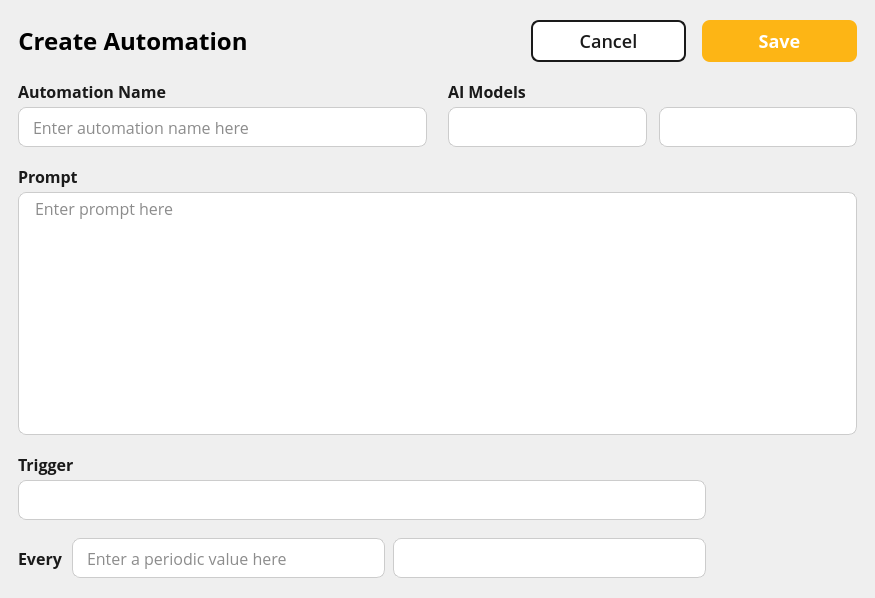
<?xml version="1.0" encoding="UTF-8"?>
<ui version="4.0">
 <class>AutomationCreatePage</class>
 <widget class="QWidget" name="AutomationCreatePage">
  <property name="geometry">
   <rect>
    <x>0</x>
    <y>0</y>
    <width>875</width>
    <height>598</height>
   </rect>
  </property>
  <property name="windowTitle">
   <string>Form</string>
  </property>
  <property name="styleSheet">
   <string notr="true">QLabel {
	color: #1A1A1A;
	font-family: Open Sans;
	font-weight: 600;
	font-size: 16px;
	line-height: 24px;
	letter-spacing: 0%;
}

QLineEdit {
	color: #1A1A1A;
	background: white;
	font-family: Open Sans;
	font-weight: 400;
	font-size: 16px;
	line-height: 24px;
	letter-spacing: 0%;
	border-radius: 8px;
	border: 1px solid #CCCCCC;
	padding-left: 12px;
	padding-right: 12px;
}

QTextEdit {
	color: #1A1A1A;
	background: white;
	font-family: Open Sans;
	font-weight: 400;
	font-size: 16px;
	line-height: 24px;
	letter-spacing: 0%;
	border-radius: 8px;
	border: 1px solid #CCCCCC;
	padding-left: 12px;
	padding-right: 12px;
}

QComboBox {
    background-color: white;
    border: 1px solid #ccc;
    border-radius: 8px;
    padding: 4px;
    font-size: 16px;
	line-height: 24px;
	letter-spacing: 0%;
    color: #333;
}

QComboBox::drop-down {
    subcontrol-origin: padding;
    subcontrol-position: top right;
    width: 24px;
    border: none;
}

QComboBox::down-arrow {
    image: url(:/images/chevron-down.svg);
    width: 16px;
    height: 16px;
}

QComboBox::down-arrow:on {
    image: url(:/images/chevron-up.svg);
}

QComboBox QAbstractItemView {
    background-color: white;
    margin-top: 0px;
    border: 1px solid #ccc;
    border-radius: 8px;
	outline: none;
}

/* Each dropdown item */
QComboBox QAbstractItemView::item {
	color: #1A1A1A;
    padding: 6px 12px;
    border-radius: 4px;
}

/* Hovered item */
QComboBox QAbstractItemView::item:hover {
    background-color: #e6f2ff;
}

/* Selected item */
QComboBox QAbstractItemView::item:selected {
    background-color: #d0e8ff;
    color: #1a1a1a;
}</string>
  </property>
  <layout class="QVBoxLayout" name="mainLayout">
   <property name="spacing">
    <number>18</number>
   </property>
   <property name="leftMargin">
    <number>18</number>
   </property>
   <property name="topMargin">
    <number>20</number>
   </property>
   <property name="rightMargin">
    <number>18</number>
   </property>
   <property name="bottomMargin">
    <number>20</number>
   </property>
   <item>
    <layout class="QHBoxLayout" name="headerLayout">
     <property name="spacing">
      <number>16</number>
     </property>
     <item>
      <widget class="QPushButton" name="backButton">
       <property name="sizePolicy">
        <sizepolicy hsizetype="Fixed" vsizetype="Fixed">
         <horstretch>0</horstretch>
         <verstretch>0</verstretch>
        </sizepolicy>
       </property>
       <property name="minimumSize">
        <size>
         <width>24</width>
         <height>34</height>
        </size>
       </property>
       <property name="maximumSize">
        <size>
         <width>251</width>
         <height>34</height>
        </size>
       </property>
       <property name="styleSheet">
        <string notr="true">background: transparent;
border: none;
font-family: Open Sans;
font-size: 24px;
line-height: 34px;
letter-spacing: 0%;
font-weight: 600;</string>
       </property>
       <property name="text">
        <string>Create Automation</string>
       </property>
       <property name="icon">
        <iconset resource="../../../../../Resources/Resources.qrc">
         <normaloff>:/images/nav_back.svg</normaloff>:/images/nav_back.svg</iconset>
       </property>
       <property name="iconSize">
        <size>
         <width>24</width>
         <height>24</height>
        </size>
       </property>
      </widget>
     </item>
     <item>
      <spacer name="horizontalSpacer">
       <property name="orientation">
        <enum>Qt::Orientation::Horizontal</enum>
       </property>
       <property name="sizeHint" stdset="0">
        <size>
         <width>40</width>
         <height>20</height>
        </size>
       </property>
      </spacer>
     </item>
     <item>
      <widget class="QPushButton" name="cancelButton">
       <property name="sizePolicy">
        <sizepolicy hsizetype="Fixed" vsizetype="Fixed">
         <horstretch>0</horstretch>
         <verstretch>0</verstretch>
        </sizepolicy>
       </property>
       <property name="minimumSize">
        <size>
         <width>155</width>
         <height>42</height>
        </size>
       </property>
       <property name="maximumSize">
        <size>
         <width>155</width>
         <height>42</height>
        </size>
       </property>
       <property name="styleSheet">
        <string notr="true">QPushButton {
	background: white;
	border: 2px solid #1A1A1A;
	border-radius: 8px;
	font-family: Open Sans;
	font-weight: 500;
	font-size: 18px;
	color: #1A1A1A;
}

QPushButton:hover {
    background-color: #D6ECFF;
}

QPushButton:pressed {
    background-color: #B7DCFF;
    padding-top: 2px;
	padding-left: 2px;
}
</string>
       </property>
       <property name="text">
        <string>Cancel</string>
       </property>
      </widget>
     </item>
     <item>
      <widget class="QPushButton" name="saveButton">
       <property name="minimumSize">
        <size>
         <width>155</width>
         <height>42</height>
        </size>
       </property>
       <property name="maximumSize">
        <size>
         <width>155</width>
         <height>42</height>
        </size>
       </property>
       <property name="styleSheet">
        <string notr="true">QPushButton {
	background: #FDB515;
	border: none;
	border-radius: 8px;
	font-family: Open-Sans;
	font-weight: 500;
	font-size: 18px;
	color: white;
}

QPushButton:hover {
    background-color: #E6A512;
}

QPushButton:pressed {
    background-color: #CC8F0F;
    padding-top: 2px;
	padding-left: 2px;
}</string>
       </property>
       <property name="text">
        <string>Save</string>
       </property>
      </widget>
     </item>
    </layout>
   </item>
   <item>
    <layout class="QHBoxLayout" name="horizontalLayout">
     <property name="spacing">
      <number>21</number>
     </property>
     <property name="rightMargin">
      <number>0</number>
     </property>
     <item>
      <layout class="QVBoxLayout" name="automationNamePartLayout">
       <property name="spacing">
        <number>4</number>
       </property>
       <property name="bottomMargin">
        <number>0</number>
       </property>
       <item>
        <widget class="QLabel" name="automationNameLabel">
         <property name="text">
          <string>Automation Name</string>
         </property>
        </widget>
       </item>
       <item>
        <widget class="QLineEdit" name="titleEdit">
         <property name="sizePolicy">
          <sizepolicy hsizetype="Minimum" vsizetype="Fixed">
           <horstretch>0</horstretch>
           <verstretch>0</verstretch>
          </sizepolicy>
         </property>
         <property name="minimumSize">
          <size>
           <width>0</width>
           <height>40</height>
          </size>
         </property>
         <property name="maximumSize">
          <size>
           <width>16777215</width>
           <height>40</height>
          </size>
         </property>
         <property name="placeholderText">
          <string>Enter automation name here</string>
         </property>
        </widget>
       </item>
      </layout>
     </item>
     <item>
      <layout class="QVBoxLayout" name="aiModelsPartLayout">
       <property name="spacing">
        <number>4</number>
       </property>
       <item>
        <widget class="QLabel" name="aiModelLabel">
         <property name="text">
          <string>AI Models</string>
         </property>
        </widget>
       </item>
       <item>
        <layout class="QHBoxLayout" name="propertyGroupLayout">
         <property name="spacing">
          <number>12</number>
         </property>
         <property name="rightMargin">
          <number>0</number>
         </property>
         <item>
          <widget class="QComboBox" name="aiModelSelect">
           <property name="minimumSize">
            <size>
             <width>0</width>
             <height>40</height>
            </size>
           </property>
           <property name="maximumSize">
            <size>
             <width>16777215</width>
             <height>40</height>
            </size>
           </property>
           <property name="editable">
            <bool>true</bool>
           </property>
           <property name="placeholderText">
            <string/>
           </property>
          </widget>
         </item>
         <item>
          <widget class="QComboBox" name="versionSelect">
           <property name="minimumSize">
            <size>
             <width>0</width>
             <height>40</height>
            </size>
           </property>
           <property name="maximumSize">
            <size>
             <width>16777215</width>
             <height>40</height>
            </size>
           </property>
           <property name="editable">
            <bool>true</bool>
           </property>
           <property name="placeholderText">
            <string/>
           </property>
          </widget>
         </item>
        </layout>
       </item>
      </layout>
     </item>
    </layout>
   </item>
   <item>
    <layout class="QVBoxLayout" name="promptPartLayout">
     <property name="spacing">
      <number>4</number>
     </property>
     <property name="bottomMargin">
      <number>0</number>
     </property>
     <item>
      <widget class="QLabel" name="promptLabel">
       <property name="text">
        <string>Prompt</string>
       </property>
      </widget>
     </item>
     <item>
      <widget class="QTextEdit" name="promptEdit">
       <property name="sizePolicy">
        <sizepolicy hsizetype="Expanding" vsizetype="Fixed">
         <horstretch>0</horstretch>
         <verstretch>0</verstretch>
        </sizepolicy>
       </property>
       <property name="minimumSize">
        <size>
         <width>0</width>
         <height>243</height>
        </size>
       </property>
       <property name="maximumSize">
        <size>
         <width>16777215</width>
         <height>243</height>
        </size>
       </property>
       <property name="placeholderText">
        <string>Enter prompt here</string>
       </property>
      </widget>
     </item>
    </layout>
   </item>
   <item>
    <layout class="QVBoxLayout" name="triggerPartLayout">
     <property name="spacing">
      <number>4</number>
     </property>
     <property name="bottomMargin">
      <number>0</number>
     </property>
     <item>
      <widget class="QLabel" name="triggerLabel">
       <property name="text">
        <string>Trigger</string>
       </property>
      </widget>
     </item>
     <item>
      <widget class="QComboBox" name="triggerTypeSelect">
       <property name="minimumSize">
        <size>
         <width>0</width>
         <height>40</height>
        </size>
       </property>
       <property name="maximumSize">
        <size>
         <width>688</width>
         <height>16777215</height>
        </size>
       </property>
       <property name="editable">
        <bool>true</bool>
       </property>
      </widget>
     </item>
    </layout>
   </item>
   <item>
    <widget class="QWidget" name="periodicPropertyContainer" native="true">
     <property name="sizePolicy">
      <sizepolicy hsizetype="Preferred" vsizetype="Fixed">
       <horstretch>0</horstretch>
       <verstretch>0</verstretch>
      </sizepolicy>
     </property>
     <property name="minimumSize">
      <size>
       <width>0</width>
       <height>40</height>
      </size>
     </property>
     <property name="maximumSize">
      <size>
       <width>16777215</width>
       <height>40</height>
      </size>
     </property>
     <layout class="QHBoxLayout" name="horizontalLayout_2">
      <property name="spacing">
       <number>8</number>
      </property>
      <property name="leftMargin">
       <number>0</number>
      </property>
      <property name="topMargin">
       <number>0</number>
      </property>
      <property name="rightMargin">
       <number>0</number>
      </property>
      <property name="bottomMargin">
       <number>0</number>
      </property>
      <item>
       <widget class="QLabel" name="label">
        <property name="sizePolicy">
         <sizepolicy hsizetype="Fixed" vsizetype="Preferred">
          <horstretch>0</horstretch>
          <verstretch>0</verstretch>
         </sizepolicy>
        </property>
        <property name="minimumSize">
         <size>
          <width>46</width>
          <height>0</height>
         </size>
        </property>
        <property name="maximumSize">
         <size>
          <width>46</width>
          <height>16777215</height>
         </size>
        </property>
        <property name="text">
         <string>Every</string>
        </property>
       </widget>
      </item>
      <item>
       <widget class="QLineEdit" name="periodicValueEdit">
        <property name="minimumSize">
         <size>
          <width>313</width>
          <height>40</height>
         </size>
        </property>
        <property name="maximumSize">
         <size>
          <width>313</width>
          <height>40</height>
         </size>
        </property>
        <property name="placeholderText">
         <string>Enter a periodic value here</string>
        </property>
       </widget>
      </item>
      <item>
       <widget class="QComboBox" name="periodicUnitSelect">
        <property name="minimumSize">
         <size>
          <width>313</width>
          <height>40</height>
         </size>
        </property>
        <property name="maximumSize">
         <size>
          <width>313</width>
          <height>40</height>
         </size>
        </property>
       </widget>
      </item>
      <item>
       <spacer name="horizontalSpacer_2">
        <property name="orientation">
         <enum>Qt::Orientation::Horizontal</enum>
        </property>
        <property name="sizeHint" stdset="0">
         <size>
          <width>40</width>
          <height>20</height>
         </size>
        </property>
       </spacer>
      </item>
     </layout>
    </widget>
   </item>
  </layout>
 </widget>
 <resources>
  <include location="../../../../../Resources/Resources.qrc"/>
 </resources>
 <connections/>
</ui>
